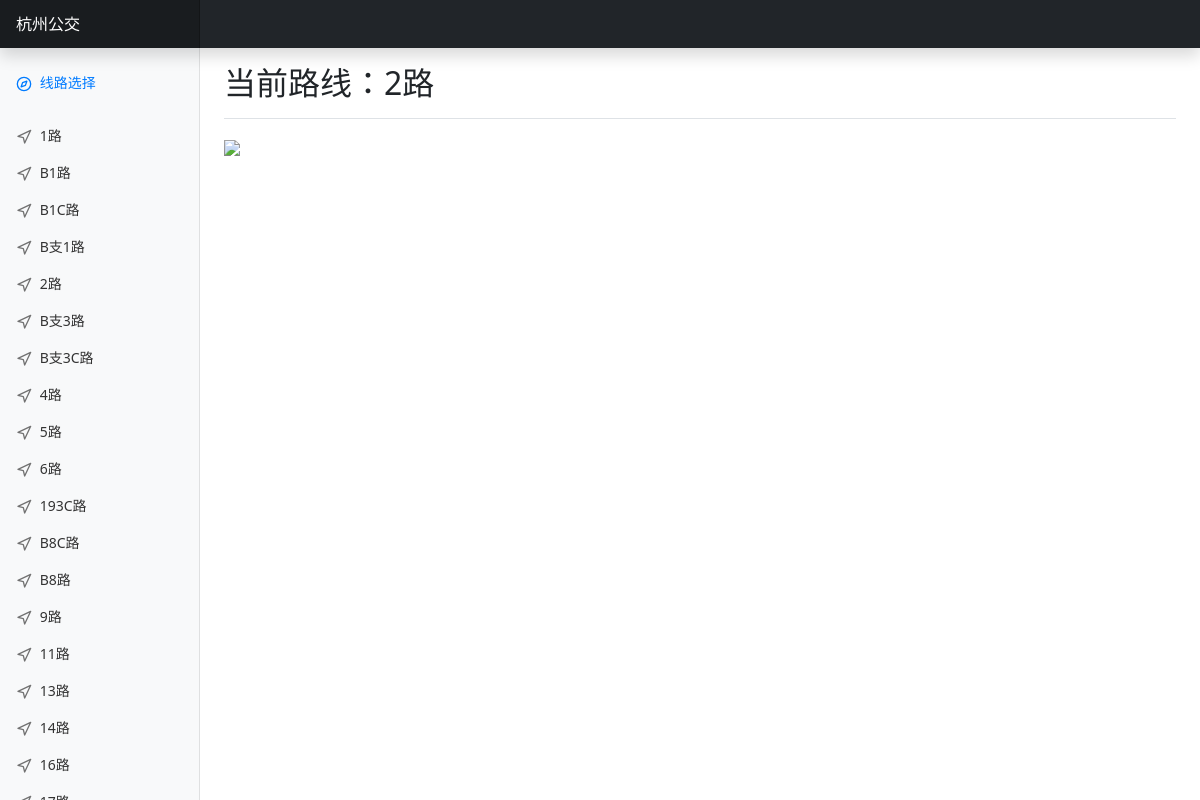
Screenshot of /?route_id=1001000010 with the database file from the repository.
### hzbus/db.py (models this page shows)
class BasicModel(Model):
    class Meta:
        database = db

class RouteDb(BasicModel):
    route_id = IntegerField(primary_key=True, unique=True)
    opposite_id = IntegerField(null=True)
    amap_id = IntegerField(null=True)
    name = CharField()
    raw_name = CharField()
    origin = CharField()
    terminal = CharField()
    has_gps = BooleanField()
    stops = TextField(null=True)

### hzbus/server.py (the view)
@app.route('/')
def index():
    route_id = request.args.get('route_id')
    raw_routes = get_routes()
    routes = {route_name: route_id for route_id,
              route_name in raw_routes}.items()
    route_ids = [i for _, i in routes]
    if not route_id:
        route_id = route_ids[0]
    try:
        route_id = int(route_id)
        assert route_id in route_ids
    except:
        return Response("invalid route ID", status=400)
    route_name = dict(raw_routes)[route_id]
    return render_template('index.html',
                           routes=routes,
                           _route_id=route_id,
                           _route_name=route_name)

### hzbus/api.py (called while the page is built)
def get_routes() -> list[(int, str), ...]:
    all_routes = Route().get_all()
    routes = []
    for route in all_routes:
        a_route = (route.route_id, route.name)
        routes.append(a_route)
    return routes

### hzbus/model.py (called while the page is built)
    @classmethod
    def get_all(cls) -> typing.List['Route']:
        query = RouteDb.select()
        result = []
        for item in query:
            route = cls()
            route.__dict__.update(item.__data__)
            route.stops = route.stops.split(',')[1:]
            result.append(route)
        return result

### hzbus/templates/index.html (shortened to what this page needs)
<!doctype html>
<html lang="en">
<head>
    <link href="/static/css/bootstrap.min.css" rel="stylesheet">
    <link href="/static/dashboard.css" rel="stylesheet">
</head>
<body>
    <header class="navbar navbar-dark sticky-top bg-dark flex-md-nowrap p-0 shadow">
        <a class="navbar-brand col-md-3 col-lg-2 me-0 px-3" href="#">杭州公交</a>
    </header>
    <div class="container-fluid">
        <div class="row">
            <nav id="sidebarMenu" class="col-md-3 col-lg-2 d-md-block bg-light sidebar collapse"
                style="overflow-y:scroll;">
                <div class="position-sticky pt-3">
                    <ul class="nav flex-column">
                        <li class="nav-item">
                            <p class="nav-link active" aria-current="page">
                                <span data-feather="compass"></span>
                                线路选择
                            </p>
                        </li>
                        {% for route_name, route_id in routes %}
                        <li class="nav-item">
                            <a class="nav-link" href="/?route_id={{ route_id }}">
                                <span data-feather="navigation"></span>
                                {{ route_name }}
                            </a>
                        </li>
                        {% endfor %}
                    </ul>
                </div>
            </nav>
            <main class="col-md-9 ms-sm-auto col-lg-10 px-md-4">
                <div
                    class="d-flex justify-content-between flex-wrap flex-md-nowrap align-items-center pt-3 pb-2 mb-3 border-bottom">
                    <h1 class="h2">当前路线：{{ _route_name }}</h1>
                </div>
                <div id="img-container">
                    <img id="img-map" src="/staticmap/{{ _route_id }}" class="img-fluid" height="700px">
                </div>
            </main>
        </div>
    </div>
</body>
</html>

### hzbus/static/dashboard.css (style rules this page uses)
body { font-size: .875rem; }
.feather { width: 16px; height: 16px; vertical-align: text-bottom; }
.sidebar { position: fixed; top: 0; bottom: 0; left: 0; z-index: 100; padding: 48px 0 0; box-shadow: inset -1px 0 0 rgba(0, 0, 0, .1); }
.sidebar .nav-link { font-weight: 500; color: #333; }
.sidebar .nav-link .feather { margin-right: 4px; color: #727272; }
.sidebar .nav-link.active { color: #007bff; }
.sidebar .nav-link:hover .feather, .sidebar .nav-link.active .feather { color: inherit; }
.navbar-brand { padding-top: .75rem; padding-bottom: .75rem; font-size: 1rem; background-color: rgba(0, 0, 0, .25); box-shadow: inset -1px 0 0 rgba(0, 0, 0, .25); }

### rows the page displays
RouteDb: routes "1路"
RouteDb: routes "B1路"
RouteDb: routes "B1C路"
RouteDb: routes "B支1路"
RouteDb: routes "2路"
RouteDb: routes "B支3路"
RouteDb: routes "B支3C路"
RouteDb: routes "4路"
RouteDb: routes "5路"
RouteDb: routes "6路"
RouteDb: routes "193C路"
RouteDb: routes "B8C路"
RouteDb: routes "B8路"
RouteDb: routes "9路"
RouteDb: routes "11路"
RouteDb: routes "13路"
RouteDb: routes "14路"
RouteDb: routes "16路"
RouteDb: name "2路"
